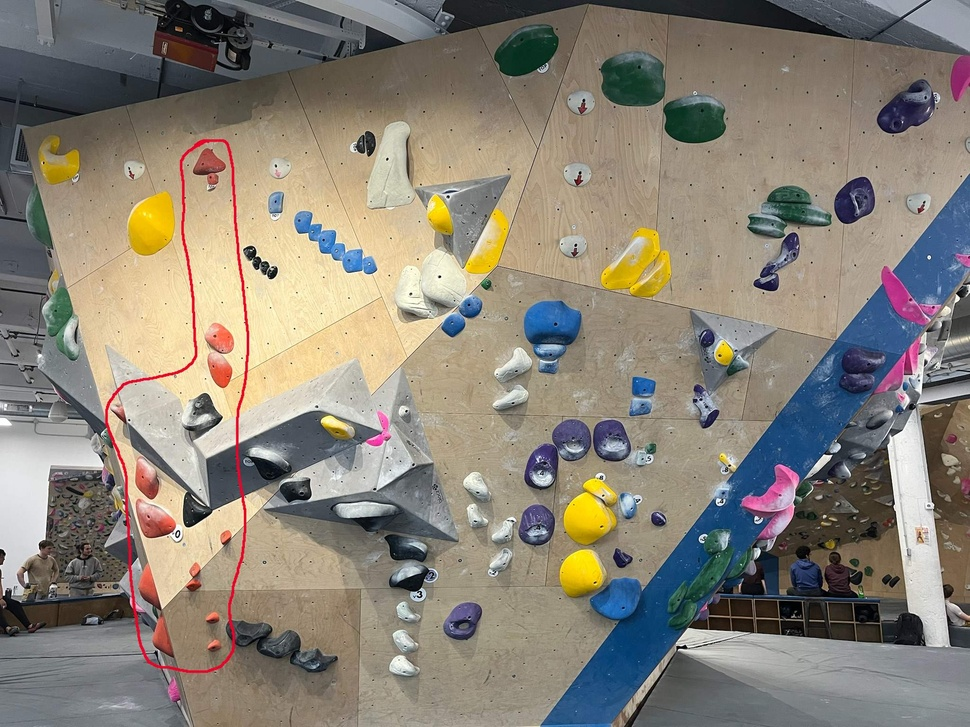
#> input picture data/V0/1.jpg, 970 x 727 px, shrunk from 2048 x 1536 before the run
$ python otsu_test.py
#> lines starting #> are read from the running program, lines starting #| are printed output that depends on the picture; after the words box and inside, x2 and y2 are one past the last pixel; in counts of white or black regions, pixels touching at a corner belong together
### otsu.py
import numpy as np
from PIL import Image
import os

def check_file_path(file_path):
    return os.path.isfile(file_path)

def get_image(file_path):
#> called with file_path = './data/V0/1.jpg'
    if check_file_path(file_path):
        return Image.open(file_path)
#> returned value is the input picture: PIL image 970x727 RGB; mean R, G, B 137.7, 130.6, 119.1
    else:
        raise FileNotFoundError(f"File {file_path} does not exist.")

def convert_image_to_greyscale(image):
    return image.convert('L')
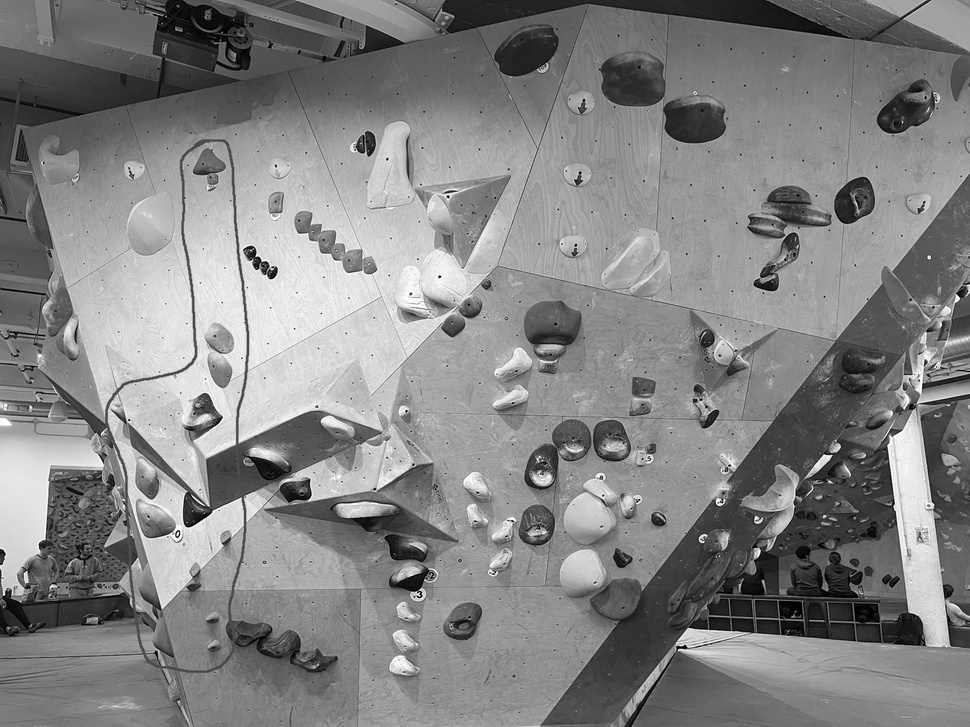
#> returned value: PIL image 970x727 L; min 0, max 255, mean 131.4
#| Grayscale conversion successful. Shape: (727, 970), Mode: L

def convert_image_to_array(image):
    return np.array(image)

def flatten_image_arr(img_arr):
    return img_arr.flatten()

def otsu_thresh_image(image):
    img_arr = convert_image_to_array(image)

    img_flat = flatten_image_arr(img_arr)

    pixel_counts = np.bincount(img_flat, minlength=256)
#> pixel_counts = 256 values, max 7331 at index 148, min 49 at index 255, mean 2754.6

    # get probability for each pixel count
    probabilities = pixel_counts / img_flat.shape[0]
#> probabilities = 256 values, max 0.0104 at index 148, min 6.95e-05 at index 255, mean 0.00391

    # cumulative probability over the pixels
    cumulative_p = np.cumsum(probabilities)
#> cumulative_p = 256 values from 0.000172 to 1
    cumulative_sum = np.cumsum(np.arange(256) * probabilities)
#> cumulative_sum = 256 values from 0 to 131.4

    total_mean = cumulative_sum[-1]
#> total_mean = 131.4

    max_var = float('-inf')
    optimal_threshold = 0

    for t in range(256):
        w0 = cumulative_p[t]
        # remove some tolerance for non divide by zero
        if w0 < 1e-10 or w0 > 1 - 1e-10:
            continue

        w1 = 1 - w0
        sum_pixel = cumulative_sum[t]
        mean0 = sum_pixel / w0
        mean1 = (total_mean - sum_pixel) / w1

        var = w0 * w1 * (mean0 - mean1) ** 2

        if var > max_var:
            max_var = var
            optimal_threshold = t
#> this loop made 256 passes
#> (w0, w1, sum_pixel, mean0, mean1, var, max_var) on passes 1 to 12: (0.000172, 1, 0, 0, 131.5, 2.96, 2.96), (0.000509, 0.999, 0.000337, 0.663, 131.5, 8.71, 8.71), (0.000808, 0.999, 0.000936, 1.16, 131.5, 13.73, 13.73), (0.00116, 0.999, 0.002, 1.72, 131.6, 19.61, 19.61), (0.00154, 0.998, 0.00351, 2.28, 131.6, 25.73, 25.73), (0.00194, 0.998, 0.00549, 2.83, 131.7, 32.07, 32.07), (0.00232, 0.998, 0.00781, 3.36, 131.7, 38.19, 38.19), (0.00277, 0.997, 0.0109, 3.94, 131.8, 45.07, 45.07), (0.00322, 0.997, 0.0145, 4.52, 131.8, 52.02, 52.02), (0.00377, 0.996, 0.0195, 5.17, 131.9, 60.38, 60.38), (0.00434, 0.996, 0.0252, 5.81, 132, 68.87, 68.87), (0.00503, 0.995, 0.0328, 6.52, 132.1, 78.95, 78.95)
#> (w0, w1, sum_pixel) on pass 100: (0.283, 0.717, 18.55)

    binary_array = np.where(img_arr > optimal_threshold, 255, 0).astype(np.uint8)
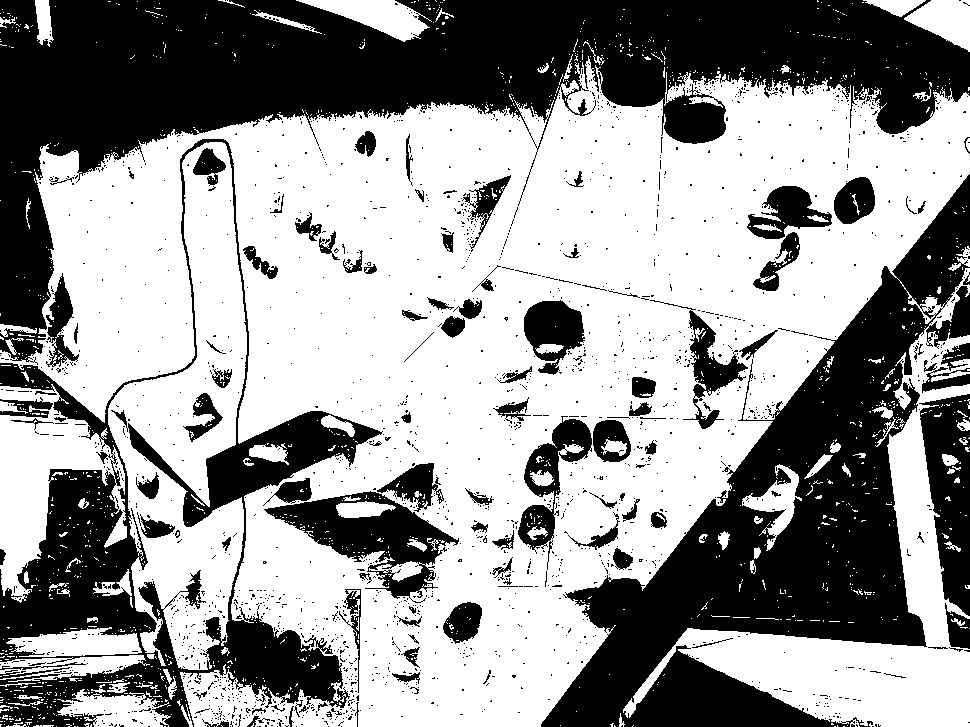
#> binary_array: shape (727, 970); 59% white; 1954 black regions (1835 under 20 px), largest, box (x1, y1, x2, y2) and area: (0, 0, 970, 365) 114067, (541, 174, 970, 727) 77340, (0, 139, 383, 727) 44586

    return Image.fromarray(binary_array)

### otsu_test.py
import matplotlib.pyplot as plt
from PIL import Image
from otsu import *

def test_otsu_implementation(file_path):
    # load image
    try:
        # test file loading
        print("Testing file loading")
        img = get_image(file_path)
        print("File loaded")

        # test grayscale
        print("\nTesting grayscale conversion")
        grey_img = convert_image_to_greyscale(img)
        grey_img_array = convert_image_to_array(grey_img)
        print(f"Grayscale conversion successful. Shape: {grey_img_array.shape}, Mode: {grey_img.mode}")

        # test Otsu thresh
        print("\nTesting Otsu thresholding")
        binary_img = otsu_thresh_image(grey_img)
        binary_array = convert_image_to_array(binary_img)
        print(f"Thresholding complete. Unique values: {np.unique(binary_array)}")
#| Thresholding complete. Unique values: [  0 255]

        # visualization
        fig, ax = plt.subplots(2, 2, figsize=(15, 10))

        # original
        ax[0, 0].imshow(img)
        ax[0, 0].set_title('Original Image')
        ax[0, 0].axis('off')

        # grayscale image
        ax[0, 1].imshow(grey_img, cmap='gray')
        ax[0, 1].set_title('Grayscale Image')
        ax[0, 1].axis('off')
        assert grey_img.mode == 'L', "Grayscale image should be in 'L' mode"

        # binary image
        ax[1, 0].imshow(binary_img, cmap='gray')
        ax[1, 0].set_title('Otsu Thresholded Image')
        ax[1, 0].axis('off')
        assert set(np.unique(binary_array)) <= {0, 255}, "Binary image should only contain 0 and 255"

        # hist with threshold
        ax[1, 1].hist(grey_img_array.flatten(), bins=256, range=[0,256], density=True)
        threshold = np.mean(binary_array)  # Get actual threshold from binary image
        ax[1, 1].axvline(x=threshold, color='r', linestyle='--')
        ax[1, 1].set_title('Intensity Histogram with Otsu Threshold')
        ax[1, 1].set_xlabel('Pixel Intensity')
        ax[1, 1].set_ylabel('Frequency')

        plt.tight_layout()
        plt.show()
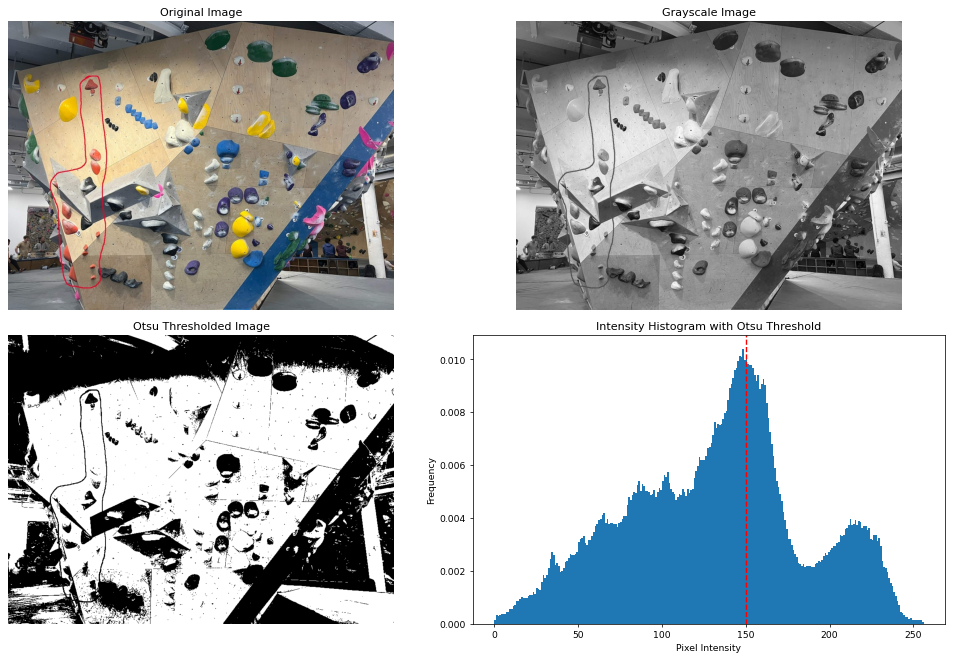
#> figure drawn by matplotlib, 4 panels; panel 4: tallest bar 0.0104 high, from x = 148 to 149

        print("\nAll tests passed")

    except Exception as e:
        print(f"\nTest failed: {str(e)}")

if __name__ == "__main__":
    test_image_path = './data/V0/1.jpg'
    test_otsu_implementation(test_image_path)

$ run again, with data/V0/2.jpg copied over data/V0/1.jpg
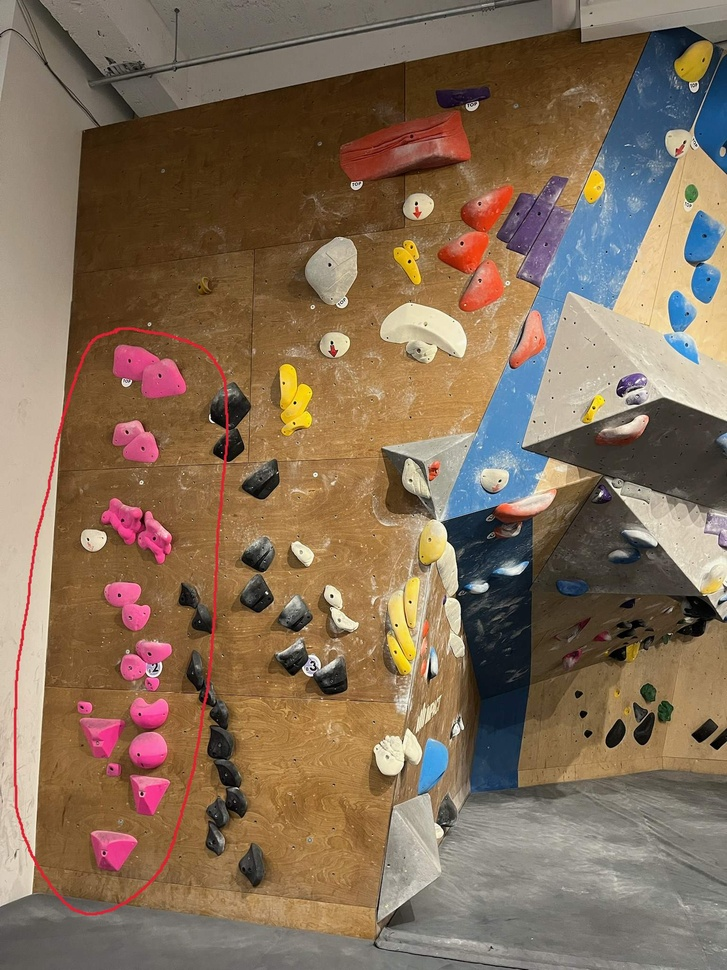
#> input picture data/V0/2.jpg, 727 x 970 px, shrunk from 1536 x 2048 before the run
#> in get_image, returned value is the input picture: PIL image 727x970 RGB; mean R, G, B 131.7, 109.5, 87.8
#| Grayscale conversion successful. Shape: (970, 727), Mode: L
#> pixel_counts = 256 values, max 8076 at index 122, min 0 at index 255, mean 2754.6
#> probabilities = 256 values, max 0.0115 at index 122, min 0 at index 255, mean 0.00391
#> cumulative_p = 256 values from 0.000105 to 1
#> cumulative_sum = 256 values from 0 to 113.7
#> total_mean = 113.7
#> the loop in otsu_thresh_image, `for t in range(256):` made 256 passes
#> (w0, w1, sum_pixel, mean0, mean1, var, max_var) on passes 1 to 8: (0.000105, 1, 0, 0, 113.7, 1.36, 1.36), (0.000326, 1, 0.000221, 0.678, 113.7, 4.16, 4.16), (0.000549, 0.999, 0.000666, 1.21, 113.7, 6.94, 6.94), (0.00079, 0.999, 0.00139, 1.76, 113.8, 9.9, 9.9), (0.00107, 0.999, 0.00252, 2.35, 113.8, 13.32, 13.32), (0.00134, 0.999, 0.00386, 2.88, 113.8, 16.49, 16.49), (0.00163, 0.998, 0.00558, 3.43, 113.8, 19.81, 19.81), (0.00193, 0.998, 0.00771, 3.99, 113.9, 23.28, 23.28)
#> in otsu_thresh_image, `binary_array = np.where(img_arr > optimal_threshold, 255, 0).astype(np..`:
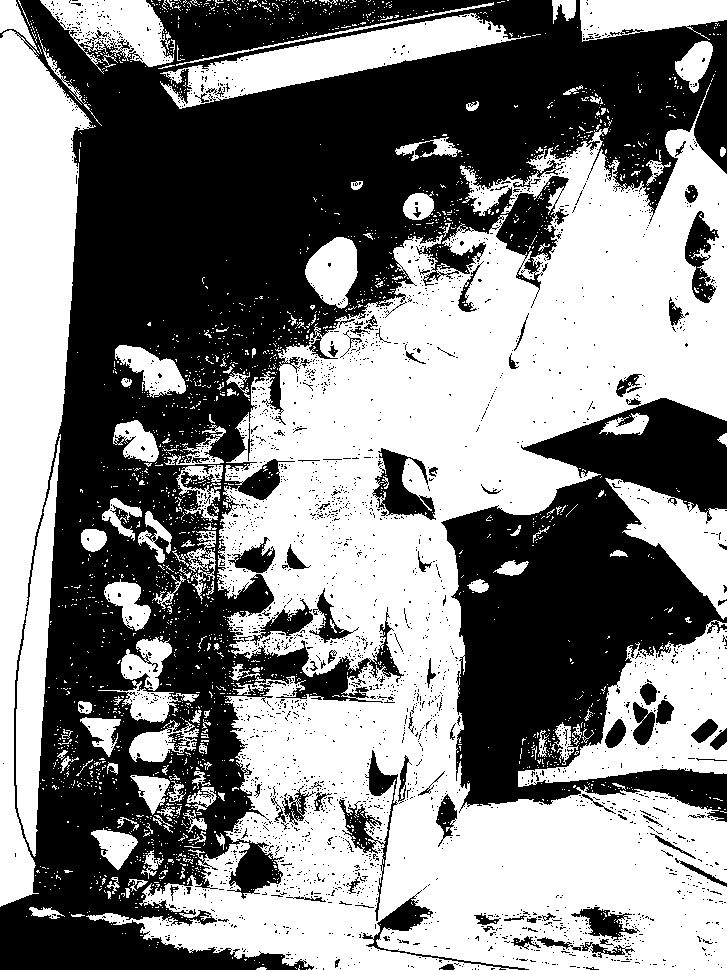
#> binary_array: shape (970, 727); 51.4% white; 2749 black regions (2647 under 20 px), largest, box (x1, y1, x2, y2) and area: (0, 0, 727, 970) 250255, (441, 398, 727, 822) 67151, (372, 448, 436, 520) 2107
#| Thresholding complete. Unique values: [  0 255]
#> in test_otsu_implementation, `plt.show()`:
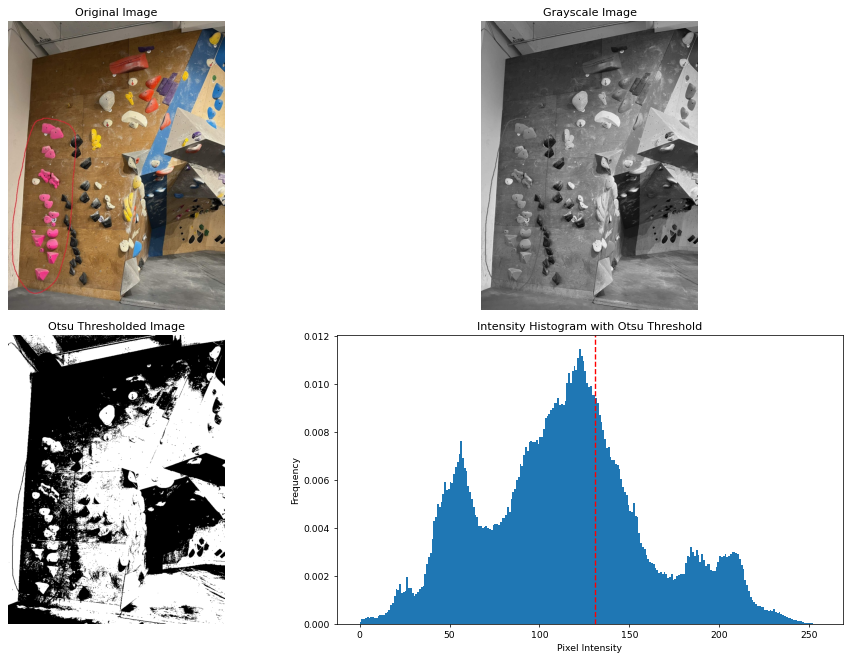
#> figure drawn by matplotlib, 4 panels; panel 4: tallest bar 0.0115 high, from x = 122 to 123

$ run again, with data/V0/4.jpg copied over data/V0/1.jpg
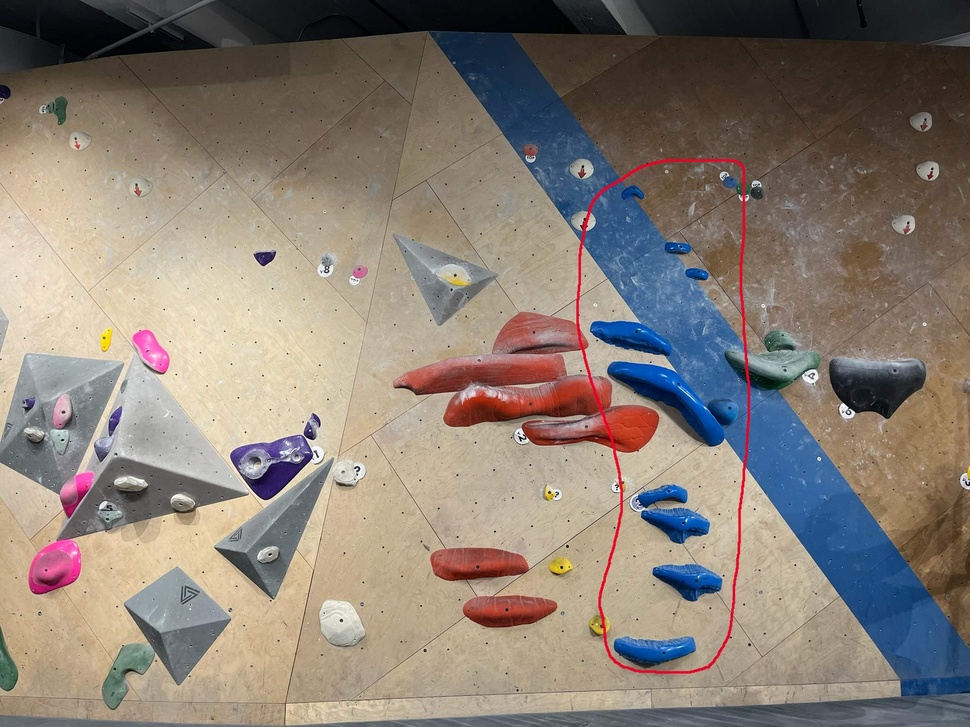
#> input picture data/V0/4.jpg, 970 x 727 px, shrunk from 2048 x 1536 before the run
#> in get_image, returned value is the input picture: PIL image 970x727 RGB; mean R, G, B 136.9, 125.9, 116.6
#| Grayscale conversion successful. Shape: (727, 970), Mode: L
#> pixel_counts = 256 values, max 6875 at index 175, min 14 at index 255, mean 2754.6
#> probabilities = 256 values, max 0.00975 at index 175, min 1.99e-05 at index 255, mean 0.00391
#> cumulative_p = 256 values from 0.000269 to 1
#> cumulative_sum = 256 values from 0 to 128.1
#> total_mean = 128.1
#> the loop in otsu_thresh_image, `for t in range(256):` made 256 passes
#> (w0, w1, sum_pixel, mean0, mean1, var, max_var) on passes 1 to 8: (0.000269, 1, 0, 0, 128.1, 4.42, 4.42), (0.000625, 0.999, 0.000356, 0.569, 128.2, 10.18, 10.18), (0.00125, 0.999, 0.0016, 1.28, 128.3, 20.12, 20.12), (0.00206, 0.998, 0.00402, 1.96, 128.4, 32.79, 32.79), (0.00404, 0.996, 0.0119, 2.96, 128.6, 63.46, 63.46), (0.00631, 0.994, 0.0233, 3.69, 128.9, 98.27, 98.27), (0.00746, 0.993, 0.0302, 4.05, 129, 115.7, 115.7), (0.00963, 0.99, 0.0454, 4.71, 129.3, 148, 148)
#> in otsu_thresh_image, `binary_array = np.where(img_arr > optimal_threshold, 255, 0).astype(np..`:
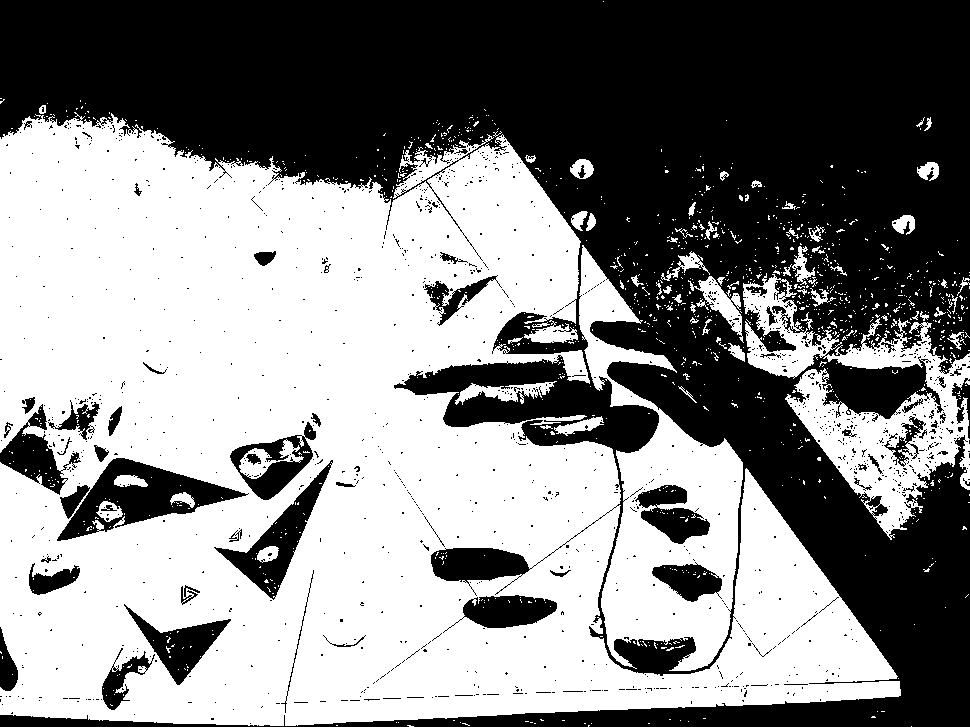
#> binary_array: shape (727, 970); 52.9% white; 1266 black regions (1199 under 20 px), largest, box (x1, y1, x2, y2) and area: (0, 0, 970, 727) 296370, (57, 458, 249, 541) 6049, (214, 460, 333, 600) 3829
#| Thresholding complete. Unique values: [  0 255]
#> in test_otsu_implementation, `plt.show()`:
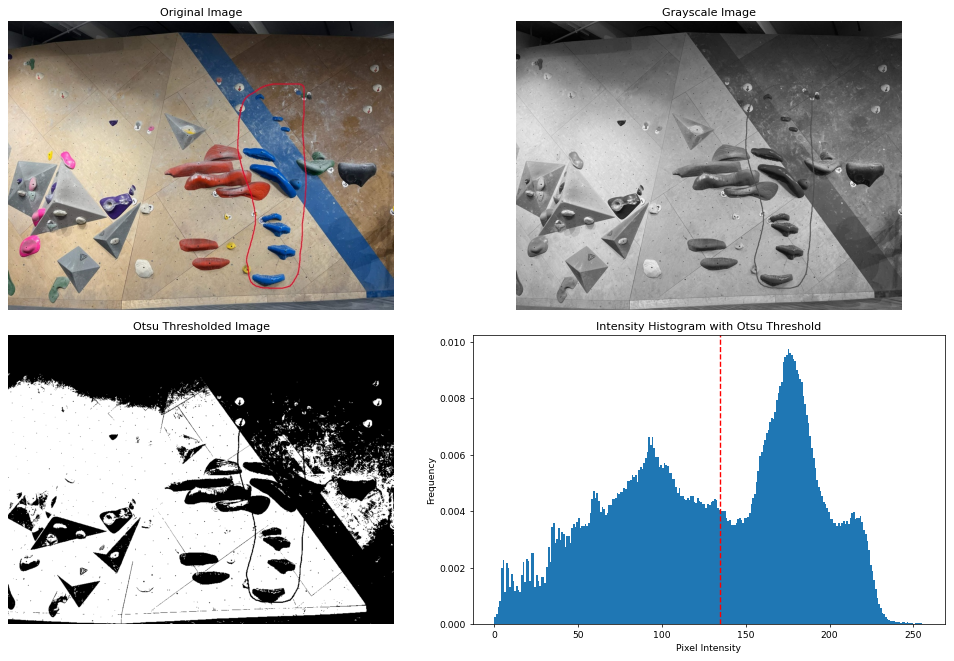
#> figure drawn by matplotlib, 4 panels; panel 4: tallest bar 0.00975 high, from x = 175 to 176
